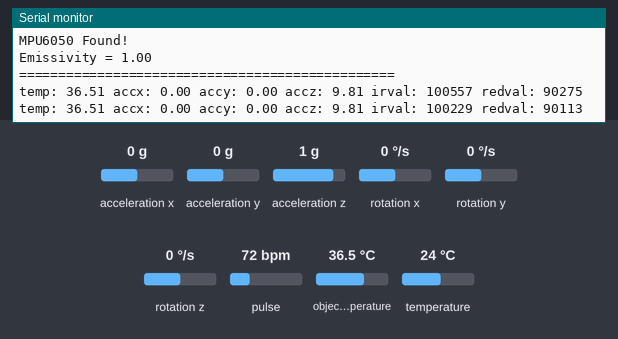
This sketch was run on a simulated Arduino Uno, built with avr-gcc and run on an emulated ATmega328P. On the bench: the last lines printed to the serial monitor. Inputs (shaded band) come from the test bench; at power-on: acceleration x 0 g, acceleration y 0 g, acceleration z 1 g, pulse 72 bpm, object temperature 36.5 °C, rotation x 0 °/s, rotation y 0 °/s, rotation z 0 °/s, temperature 24 °C.

Above: at 1.2 s.
1.3 s: acceleration x set to -1.4 g
At 2.6 s:
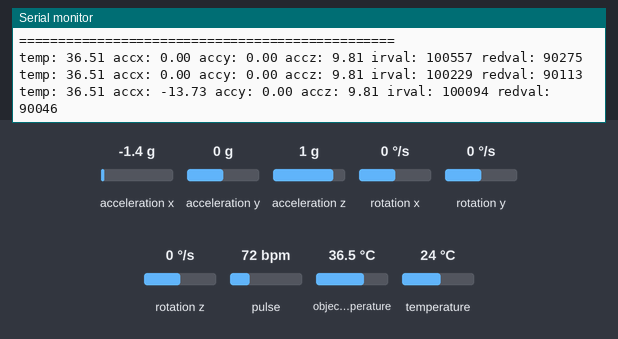
2.8 s: acceleration y set to -1.4 g
At 3.9 s:
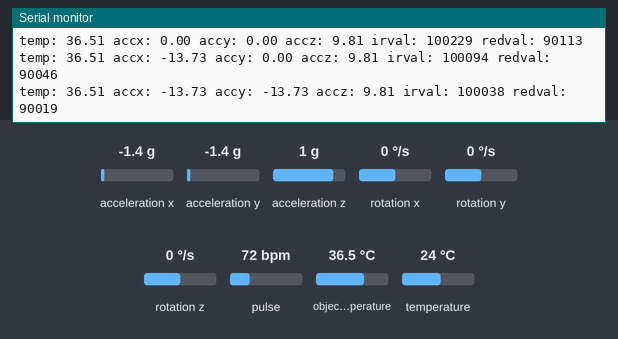
4.3 s: acceleration z set to -1.4 g
At 5.6 s:
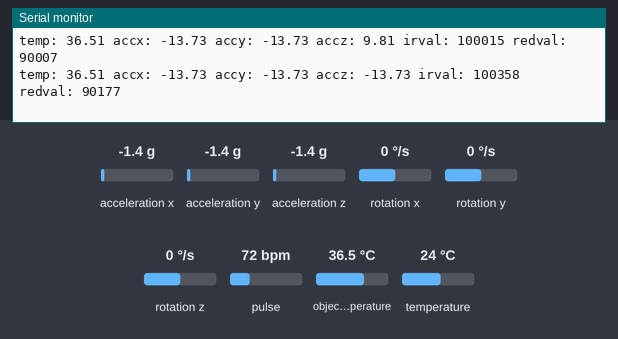
5.8 s: pulse set to 42 bpm
At 7.0 s:
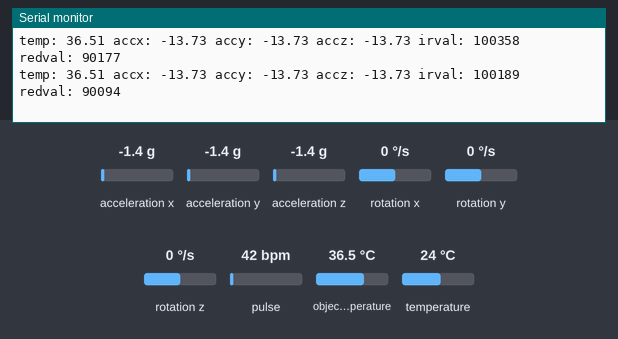
7.3 s: object temperature set to 20 °C
At 7.3 s:
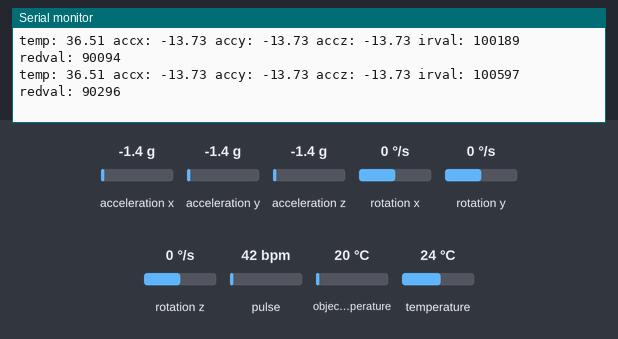
Timing chart, 0 to 9.8 s (numbered marks = the images above; inputs shaded):
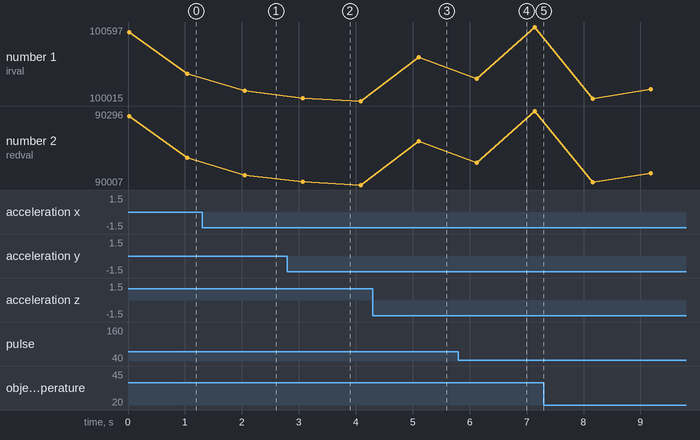

The sketch:

devsocv3.ino
```cpp
#include <Wire.h>
#include <Adafruit_MPU6050.h>
#include <Adafruit_Sensor.h>
#include <Adafruit_MLX90614.h>
#include "MAX30105.h"

// Create sensor objects
Adafruit_MPU6050 mpu;
Adafruit_MLX90614 mlx = Adafruit_MLX90614();
MAX30105 particleSensor;

void setup() {
  Serial.begin(115200);
  while (!Serial);

  // Initialize MPU6050
  if (!mpu.begin()) {
    Serial.println("Failed to find MPU6050 chip");
    while (1) {
      delay(10);
    }
  }
  Serial.println("MPU6050 Found!");

  // Initialize MLX90614
  if (!mlx.begin()) {
    Serial.println("Error connecting to MLX sensor. Check wiring.");
    while (1);
  }
  Serial.print("Emissivity = "); Serial.println(mlx.readEmissivity());
  Serial.println("================================================");

  // Initialize MAX30105
  if (!particleSensor.begin(Wire, I2C_SPEED_FAST)) {
    Serial.println(F("MAX30105 was not found. Please check wiring/power."));
    while (1);
  }

  // Setup MAX30105
  byte ledBrightness = 60; // Options: 0=Off to 255=50mA
  byte sampleAverage = 4; // Options: 1, 2, 4, 8, 16, 32
  byte ledMode = 2; // Options: 1 = Red only, 2 = Red + IR, 3 = Red + IR + Green
  byte sampleRate = 100; // Options: 50, 100, 200, 400, 800, 1000, 1600, 3200
  int pulseWidth = 411; // Options: 69, 118, 215, 411
  int adcRange = 4096; // Options: 2048, 4096, 8192, 16384

  particleSensor.setup(ledBrightness, sampleAverage, ledMode, sampleRate, pulseWidth, adcRange); // Configure sensor with these settings
}

void loop() {
  // Get accelerometer readings
  sensors_event_t a, g, temp;
  mpu.getEvent(&a, &g, &temp);

  // Read temperature from MLX90614
  float temperature = mlx.readObjectTempC(); // Read object temperature in Celsius

  // Read IR and Red values from MAX30105
  uint32_t irValue = particleSensor.getIR(); // Get IR value
  uint32_t redValue = particleSensor.getRed(); // Get Red value

  // Print the values to the Serial Monitor
  Serial.print("temp: "); Serial.print(temperature);
  Serial.print(" accx: "); Serial.print(a.acceleration.x);
  Serial.print(" accy: "); Serial.print(a.acceleration.y);
  Serial.print(" accz: "); Serial.print(a.acceleration.z);
  Serial.print(" irval: "); Serial.print(irValue);
  Serial.print(" redval: "); Serial.println(redValue);
  delay(1000); // Delay for readability
}
```

Measured:
- after the input at 1.3 s, the serial monitor: prints a new line after 0.75 s (image 1)
- after the input at 2.8 s, the serial monitor: prints a new line after 0.27 s (image 2)
- after the input at 4.3 s, the serial monitor: prints a new line after 0.81 s (image 3)
- after the input at 5.8 s, the serial monitor: prints a new line after 0.33 s (image 4)
- plotted number 1: 100358 → 100597 after the input at 5.8 s
- plotted number 2: 90177 → 90296 after the input at 5.8 s
